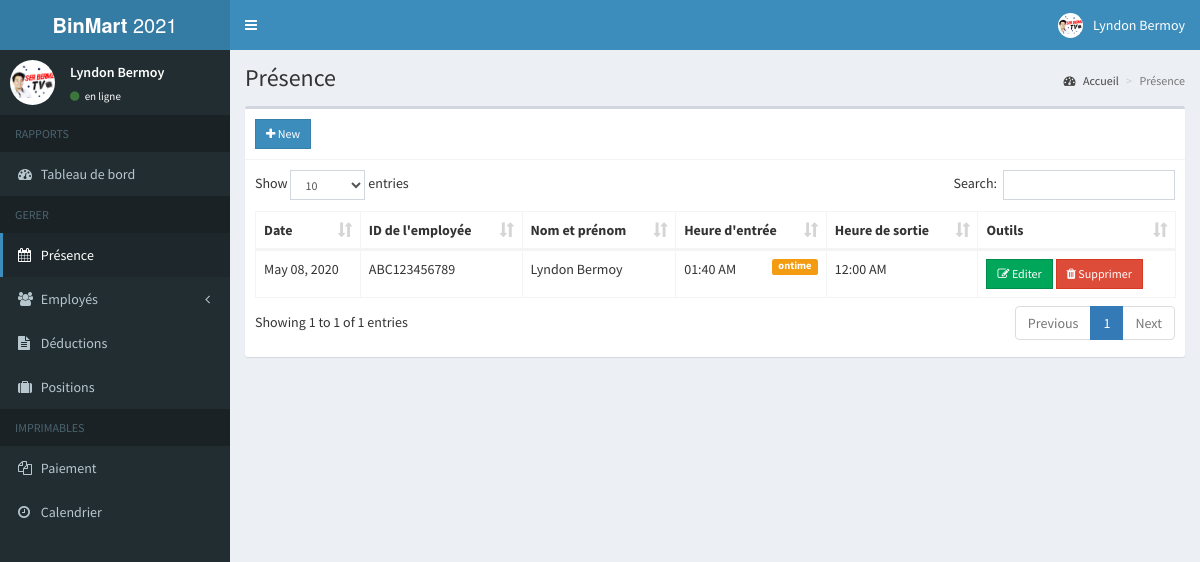
The app's page /admin/attendance.php (signed in) with its own data.
### tables this page shows
CREATE TABLE `attendance` (
  `id` int(11) NOT NULL,
  `employee_id` int(11) NOT NULL,
  `date` date NOT NULL,
  `time_in` time NOT NULL,
  `status` int(1) NOT NULL,
  `time_out` time NOT NULL,
  `num_hr` double NOT NULL
);

CREATE TABLE `employees` (
  `id` int(11) NOT NULL,
  `employee_id` varchar(15) NOT NULL,
  `firstname` varchar(50) NOT NULL,
  `lastname` varchar(50) NOT NULL,
  `address` text NOT NULL,
  `birthdate` date NOT NULL,
  `contact_info` varchar(100) NOT NULL,
  `gender` varchar(10) NOT NULL,
  `position_id` int(11) NOT NULL,
  `schedule_id` int(11) NOT NULL,
  `photo` varchar(200) NOT NULL,
  `created_on` date NOT NULL
);

### admin/includes/session.php (called while the page is built, shortened)
<?php
	include 'includes/conn.php';
	$sql = "SELECT * FROM admin WHERE id = '".$_SESSION['admin']."'";
	$query = $conn->query($sql);
	$user = $query->fetch_assoc();
?>

### admin/attendance.php (the view, shortened to what this page needs)
<?php include 'includes/session.php'; ?>
<?php include 'includes/header.php'; ?>
<body class="hold-transition skin-blue sidebar-mini">
<div class="wrapper">
  <?php include 'includes/navbar.php'; ?>
  <?php include 'includes/menubar.php'; ?>
  <div class="content-wrapper">
    <section class="content-header">
      <h1>
      Présence
      </h1>
      <ol class="breadcrumb">
        <li><a href="#"><i class="fa fa-dashboard"></i> Accueil</a></li>
        <li class="active">Présence</li>
      </ol>
    </section>
    <section class="content">
      <div class="row">
        <div class="col-xs-12">
          <div class="box">
            <div class="box-header with-border">
              <a href="#addnew" data-toggle="modal" class="btn btn-primary btn-sm btn-flat"><i class="fa fa-plus"></i> New</a>
            </div>
            <div class="box-body">
              <table id="example1" class="table table-bordered">
                <thead>
                  <th>Date</th>
                  <th>ID de l'employée</th>
                  <th>Nom et prénom</th>
                  <th>Heure d'entrée</th>
                  <th>Heure de sortie</th>
                  <th>Outils</th>
                </thead>
                <tbody>
                  <?php
                    $sql = "SELECT *, employees.employee_id AS empid, attendance.id AS attid FROM attendance LEFT JOIN employees ON employees.id=attendance.employee_id ORDER BY attendance.date DESC, attendance.time_in DESC";
                    $query = $conn->query($sql);
                    while($row = $query->fetch_assoc()){
                      $status = ($row['status'])?'<span class="label label-warning pull-right">ontime</span>':'<span class="label label-danger pull-right">late</span>';
                      echo "
                        <tr>
                          <td class='hidden'></td>
                          <td>".date('M d, Y', strtotime($row['date']))."</td>
                          <td>".$row['empid']."</td>
                          <td>".$row['firstname'].' '.$row['lastname']."</td>
                          <td>".date('h:i A', strtotime($row['time_in'])).$status."</td>
                          <td>".date('h:i A', strtotime($row['time_out']))."</td>
                          <td>
                            <button class='btn btn-success btn-sm btn-flat edit' data-id='".$row['attid']."'><i class='fa fa-edit'></i> Editer</button>
                            <button class='btn btn-danger btn-sm btn-flat delete' data-id='".$row['attid']."'><i class='fa fa-trash'></i> Supprimer</button>
                          </td>
                        </tr>
                      ";
                    }
                  ?>
                </tbody>
              </table>
            </div>
          </div>
        </div>
      </div>
    </section>
  </div>
</div>
</body>
</html>

### admin/includes/navbar.php (shortened to what this page needs)
<header class="main-header">
    <a href="" class="logo">
      <span class="logo-lg"><b>BinMart</b> 2021</span>
    </a>
    <nav class="navbar navbar-static-top">
      <a href="#" class="sidebar-toggle" data-toggle="push-menu" role="button">
      </a>
      <div class="navbar-custom-menu">
        <ul class="nav navbar-nav">
          <li class="dropdown user user-menu">
            <a href="#" class="dropdown-toggle" data-toggle="dropdown">
              <img src="<?php echo (!empty($user['photo'])) ? '../images/'.$user['photo'] : '../images/profile.jpg'; ?>" class="user-image" alt="User Image">
              <span class="hidden-xs"><?php echo $user['firstname'].' '.$user['lastname']; ?></span>
            </a>
          </li>
        </ul>
      </div>
    </nav>
  </header>

### admin/includes/menubar.php (shortened to what this page needs)
<aside class="main-sidebar">
    <section class="sidebar">
      <div class="user-panel">
        <div class="pull-left image">
          <img src="<?php echo (!empty($user['photo'])) ? '../images/'.$user['photo'] : '../images/profile.jpg'; ?>" class="img-circle" alt="User Image">
        </div>
        <div class="pull-left info">
          <p><?php echo $user['firstname'].' '.$user['lastname']; ?></p>
          <a><i class="fa fa-circle text-success"></i> en ligne</a>
        </div>
      </div>
      <ul class="sidebar-menu" data-widget="tree">
        <li class="header">RAPPORTS</li>
        <li class=""><a href="home.php"><i class="fa fa-dashboard"></i> <span>Tableau de bord</span></a></li>
        <li class="header">GERER</li>
        <li><a href="attendance.php"><i class="fa fa-calendar"></i> <span>Présence</span></a></li>
        <li class="treeview">
          <a href="#">
            <i class="fa fa-users"></i>
            <span>Employés</span>
            <span class="pull-right-container">
              <i class="fa fa-angle-left pull-right"></i>
            </span>
          </a>
        </li>
        <li><a href="deduction.php"><i class="fa fa-file-text"></i> Déductions</a></li>
        <li><a href="position.php"><i class="fa fa-suitcase"></i> Positions</a></li>
        <li class="header">IMPRIMABLES</li>
        <li><a href="payroll.php"><i class="fa fa-files-o"></i> <span>Paiement</span></a></li>
        <li><a href="schedule_employee.php"><i class="fa fa-clock-o"></i> <span>Calendrier</span></a></li>
      </ul>
    </section>
  </aside>

### records on screen
attendance: date "May 08, 2020", employee.employee_id "ABC123456789", employee.firstname "Lyndon", employee.lastname "Bermoy", time_in "01:40 AM", status "ontime", time_out "12:00 AM"

### other values on screen
$user['firstname'] "Lyndon"
$user['lastname'] "Bermoy"
